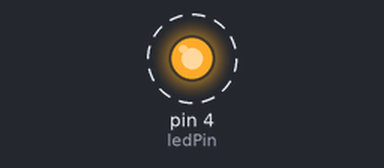
The sketch below on a simulated Arduino Uno, built with avr-gcc and run on an emulated ATmega328P. Parts: output pins drawn as LEDs (lit = HIGH). Dashed ring = blinking.

Above: at 0.15 s.
Timing chart, 0 to 3.0 s (numbered marks = the images above):
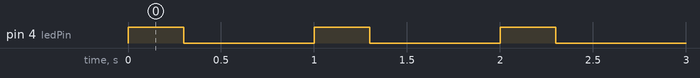

The sketch:

AP1-LED.ino
```cpp
const int ledPin =  4;      //Le numéro du PIN

void setup() {
  // Initialisé le PIN
  pinMode(ledPin, OUTPUT);
}

// Boucle qui tourne indéfiniment
void loop() {
  digitalWrite(ledPin, HIGH);   //Allumer la LED
  delay(300);                       // Attent 300ms
  digitalWrite(ledPin, LOW);    // Eteint la LED
  delay(700);                       // Attend 700ms
}
```

Measured:
- by itself, pin 4 (ledPin): alternates HIGH for 0.30 s and LOW for 0.70 s
